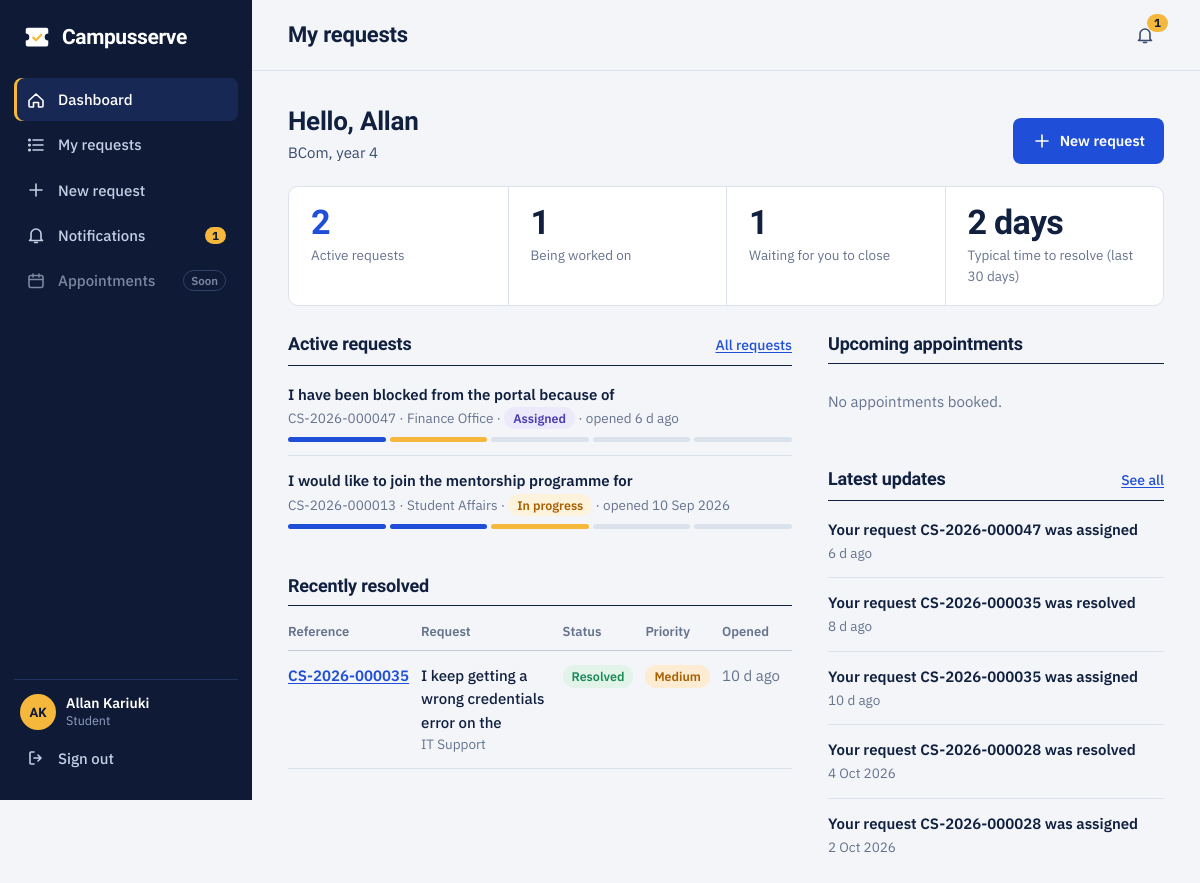
Page /index.php?r=dashboard/index (signed in) on the committed database.
### tables this page shows
CREATE TABLE users (
    id              INT UNSIGNED AUTO_INCREMENT PRIMARY KEY,
    role            ENUM('student','lecturer','staff','admin') NOT NULL,
    identifier      VARCHAR(30)  NOT NULL UNIQUE COMMENT 'admission no. for students, staff no. otherwise',
    full_name       VARCHAR(120) NOT NULL,
    email           VARCHAR(150) NOT NULL UNIQUE,
    date_of_birth   DATE NULL,
    age             TINYINT UNSIGNED NULL COMMENT 'derived from date_of_birth by triggers and a daily event; never edit by hand',
    password_hash   VARCHAR(255) NOT NULL,
    department_id   INT UNSIGNED NULL COMMENT 'staff and lecturers only',
    programme       VARCHAR(100) NULL COMMENT 'students only',
    year_of_study   TINYINT UNSIGNED NULL,
    status          ENUM('active','suspended') NOT NULL DEFAULT 'active',
    failed_attempts TINYINT UNSIGNED NOT NULL DEFAULT 0,
    locked_until    DATETIME NULL,
    last_login_at   DATETIME NULL,
    created_at      DATETIME NOT NULL DEFAULT CURRENT_TIMESTAMP,
    CONSTRAINT fk_users_dept FOREIGN KEY (department_id) REFERENCES departments(id) ON DELETE SET NULL,
    INDEX idx_users_role (role)
);

CREATE TABLE tickets (
    id                     INT UNSIGNED AUTO_INCREMENT PRIMARY KEY,
    reference_no           VARCHAR(20)  NOT NULL UNIQUE COMMENT 'e.g. CS-2026-000042',
    student_id             INT UNSIGNED NOT NULL,
    subject                VARCHAR(150) NOT NULL,
    description            TEXT NOT NULL,
    category_id            INT UNSIGNED NOT NULL,
    department_id          INT UNSIGNED NOT NULL,
    priority               ENUM('low','medium','high') NOT NULL DEFAULT 'low',
    status                 ENUM('open','assigned','in_progress','resolved','closed') NOT NULL DEFAULT 'open',
    assigned_to            INT UNSIGNED NULL,
    classification_source  ENUM('ml','rules','manual') NOT NULL DEFAULT 'ml',
    needs_review           TINYINT(1) NOT NULL DEFAULT 0,
    created_at             DATETIME NOT NULL DEFAULT CURRENT_TIMESTAMP,
    updated_at             DATETIME NOT NULL DEFAULT CURRENT_TIMESTAMP ON UPDATE CURRENT_TIMESTAMP,
    resolved_at            DATETIME NULL,
    CONSTRAINT fk_t_student  FOREIGN KEY (student_id)    REFERENCES users(id),
    CONSTRAINT fk_t_category FOREIGN KEY (category_id)   REFERENCES categories(id),
    CONSTRAINT fk_t_dept     FOREIGN KEY (department_id) REFERENCES departments(id),
    CONSTRAINT fk_t_assignee FOREIGN KEY (assigned_to)   REFERENCES users(id) ON DELETE SET NULL,
    INDEX idx_t_status (status),
    INDEX idx_t_student (student_id, created_at),
    INDEX idx_t_dept_status (department_id, status),
    INDEX idx_t_created (created_at)
);

CREATE TABLE departments (
    id          INT UNSIGNED AUTO_INCREMENT PRIMARY KEY,
    name        VARCHAR(100) NOT NULL UNIQUE,
    code        VARCHAR(10)  NOT NULL UNIQUE,
    email       VARCHAR(150) NULL
);

CREATE TABLE categories (
    id             INT UNSIGNED AUTO_INCREMENT PRIMARY KEY,
    name           VARCHAR(100) NOT NULL UNIQUE COMMENT 'must match the labels the ML model predicts',
    department_id  INT UNSIGNED NOT NULL COMMENT 'default routing target',
    description    VARCHAR(255) NULL,
    CONSTRAINT fk_cat_dept FOREIGN KEY (department_id) REFERENCES departments(id)
);

CREATE TABLE notifications (
    id          INT UNSIGNED AUTO_INCREMENT PRIMARY KEY,
    user_id     INT UNSIGNED NOT NULL,
    title       VARCHAR(150) NOT NULL,
    body        VARCHAR(500) NULL,
    link        VARCHAR(255) NULL,
    is_read     TINYINT(1) NOT NULL DEFAULT 0,
    created_at  DATETIME NOT NULL DEFAULT CURRENT_TIMESTAMP,
    CONSTRAINT fk_n_user FOREIGN KEY (user_id) REFERENCES users(id) ON DELETE CASCADE,
    INDEX idx_n_user (user_id, is_read, created_at)
);

### app/views/dashboard/student.php (the view, shortened to what the rows shown need)
<div class="page-head">
    <div><h2>Hello, <?= e(explode(' ', $u['full_name'])[0]) ?></h2><p><?= e($u['programme']) ?>, year <?= (int) $u['year_of_study'] ?></p></div>
</div>
<div class="kpis">
    <div class="kpi is-key"><div class="n"><?= $counts['open'] + $counts['assigned'] + $counts['in_progress'] ?></div><div class="l">Active requests</div></div>
</div>
<div class="grid-2">
    <div>
        <section class="sec">
            <?php if (!$active): ?>
                <p class="empty">Nothing in progress. When you submit a request it appears here with its status.</p>
            <?php else: ?>
            <ul class="list">
                <?php foreach ($active as $t): $step = status_step($t['status']); ?>
                <li>
                    <a class="t" href="<?= e(url('tickets/show', ['id' => $t['id']])) ?>"><?= e($t['subject']) ?></a>
                    <span class="s"><?= e($t['reference_no']) ?> &middot; <?= e($t['department_name']) ?> &middot; <?= status_badge($t['status']) ?> &middot; opened <?= e(time_ago($t['created_at'])) ?></span>
                    <div class="mini-trail" aria-hidden="true"><?php foreach (array_keys(TICKET_STATUSES) as $i => $k): ?><i class="<?= $i <= $step ? 'on' : '' ?><?= $i === $step ? ' last' : '' ?>"></i><?php endforeach; ?></div>
                </li>
                <?php endforeach; ?>
            </ul>
            <?php endif; ?>
        </section>
        <section class="sec">
            <?php View::partial('ticket_rows', ['rows' => array_slice($recent, 0, 4), 'emptyText' => 'Resolved requests will show here.']); ?>
        </section>
    </div>
    <div>
        <section class="sec">
            <?php if (!$notifications): ?><p class="empty">No notifications yet.</p><?php else: ?>
            <ul class="list">
                <?php foreach ($notifications as $n): ?>
                <li><a class="t<?= $n['is_read'] ? '' : ' unread' ?>" href="<?= e(link_url($n['link'])) ?>"><?= e($n['title']) ?></a><span class="s"><?= e(time_ago($n['created_at'])) ?></span></li>
                <?php endforeach; ?>
            </ul><?php endif; ?>
        </section>
    </div>
</div>

### core/helpers.php (shortened to what the rows shown need)
<?php
function e($v): string { return htmlspecialchars((string) $v, ENT_QUOTES | ENT_SUBSTITUTE, 'UTF-8'); }
function base_path_url(): string
{
    $dir = rtrim(str_replace('\\', '/', dirname($_SERVER['SCRIPT_NAME'] ?? '')), '/');
    return $dir;
}
function url(string $route = 'home/index', array $params = []): string
{
    $q = ['r' => $route] + $params;
    return base_path_url() . '/index.php?' . http_build_query($q);
}
function link_url(?string $stored): string { return $stored ? base_path_url() . '/index.php' . $stored : '#'; }
function time_ago(?string $dt): string
{
    $s = max(0, time() - strtotime($dt));
    if ($s < 86400 * 14) return floor($s / 86400) . ' d ago';
    return date('j M Y', strtotime($dt));
}
function initials(string $name): string
{
    $parts = preg_split('/\s+/', trim(preg_replace('/^(Dr\.|Prof\.)\s*/', '', $name)));
    return strtoupper(substr($parts[0] ?? '', 0, 1) . substr($parts[1] ?? '', 0, 1));
}
function status_label(string $s): string { return TICKET_STATUSES[$s] ?? ucfirst($s); }
function status_step(string $s): int { return array_search($s, array_keys(TICKET_STATUSES), true) ?: 0; }
function role_label(string $r): string { return ['student' => 'Student', 'lecturer' => 'Lecturer', 'staff' => 'Support staff', 'admin' => 'Administrator'][$r] ?? $r; }
function badge(string $text, string $kind): string { return '<span class="badge badge-' . e($kind) . '">' . e($text) . '</span>'; }
function status_badge(string $s): string { return badge(status_label($s), $s); }
function priority_badge(string $p): string { return badge(ucfirst($p), 'p-' . $p); }

### app/views/partials/ticket_rows.php (shortened to what the rows shown need)
<?php if (!$rows): ?><p class="empty"><?= e($emptyText ?? 'No requests to show.') ?></p><?php else: ?>
<div class="tbl-wrap"><table class="tbl">
    <thead><tr><th>Reference</th><th>Request</th><?php if (!empty($showStudent)): ?><th>Student</th><?php endif; ?><th>Status</th><th>Priority</th><th>Opened</th></tr></thead>
    <tbody>
    <?php foreach ($rows as $r): ?>
        <tr>
            <td class="ref"><a href="<?= e(url('tickets/show', ['id' => $r['id']])) ?>"><?= e($r['reference_no']) ?></a></td>
            <td><span class="subj"><?= e($r['subject']) ?></span><div class="sub"><?= e($r['category_name']) ?><?= $r['needs_review'] ? ' ' . badge('Needs review', 'review') : '' ?></div></td>
            <td><?= status_badge($r['status']) ?></td>
            <td><?= priority_badge($r['priority']) ?></td>
            <td class="nowrap muted"><?= e(time_ago($r['created_at'])) ?></td>
        </tr>
    <?php endforeach; ?>
    </tbody>
</table></div>
<?php endif; ?>

### app/views/layouts/main.php (shortened to what the rows shown need)
<?php
$role = $u['role'];
?>
<!doctype html>
<html lang="en"><head><?php View::partial('head', ['title' => $title ?? '']); ?></head>
<body class="app">
<aside class="side" id="side">
    <div class="side-foot">
        <div class="who">
            <span class="avatar"><?= e(initials($u['full_name'])) ?></span>
            <span class="who-text"><b><?= e($u['full_name']) ?></b><small><?= e(role_label($role)) ?><?= $u['department_name'] ? ', ' . e($u['department_name']) : '' ?></small></span>
        </div>
    </div>
</aside>
<div class="shell">
    <header class="top">
        <h1 class="top-title"><?= e($title ?? '') ?></h1>
    </header>
    <main id="main" class="page">
        <?= $content ?>
    </main>
</div>
</body></html>

### rows in the picture
users: full_name "AK", full_name "Allan Kariuki", role "Student", full_name "Allan", programme "BCom", year_of_study "4"
tickets: needs_review "2", reference_no "CS-2026-000035", subject "I keep getting a wrong credentials error on the", category.name "IT Support", text "Resolved Medium", created_at "10 d ago"
tickets: subject "I have been blocked from the portal because of", reference_no "CS-2026-000047", department.name "Finance Office", text "Assigned", created_at "6 d ago", status "assigned" (drawn)
tickets: subject "I would like to join the mentorship programme for", reference_no "CS-2026-000013", department.name "Student Affairs", text "In progress", created_at "10 Sep 2026", status "in_progress" (drawn)
notifications: title "Your request CS-2026-000047 was assigned", created_at "6 d ago"
notifications: title "Your request CS-2026-000035 was resolved", created_at "8 d ago"
notifications: title "Your request CS-2026-000035 was assigned", created_at "10 d ago"
notifications: title "Your request CS-2026-000028 was resolved", created_at "4 Oct 2026"
notifications: title "Your request CS-2026-000028 was assigned", created_at "2 Oct 2026"

### other values in the picture
$label "Dashboard"
$label "My requests"
$label "New request"
$label "Notifications"
$unread "1"
$title "My requests"
$counts['in_progress'] "1"
$counts['resolved'] "1"
hours_label($avgHours) "2 days"
